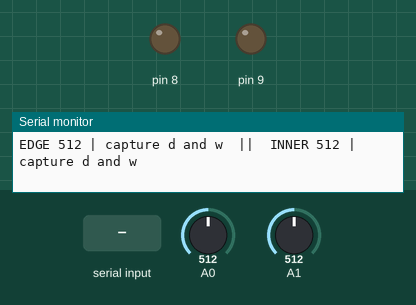
Recording of a sketch running on a simulated Arduino Uno, built with avr-gcc and run on an emulated ATmega328P. Parts: output pins drawn as LEDs (lit = HIGH), the last lines printed to the serial monitor. The test bench sets the inputs (shaded band); at power-on: A0 = 512, A1 = 512.

Above: at 1.2 s.
1.3 s: "d" received over Serial
3.1 s: "w" received over Serial
4.7 s: A0 set to 106
7.7 s: A0 set to 90
9.2 s: "d" received over Serial
At 10.3 s:
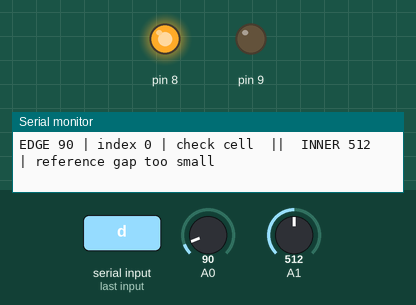
Timing chart, 0 to 11.8 s (numbered marks = the images above; inputs shaded):
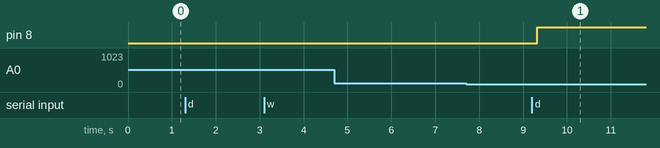

The sketch:

seedling_tray_moisture_check.ino
```cpp
// Seedling tray moisture check · Arduino Uno R3 + two SEN0193 probes.
struct Cell {
  const uint8_t sensorPin;
  const uint8_t ledPin;
  int dry;
  int damp;
  bool flag;
};

Cell cells[] = {{A0, 8, -1, -1, false}, {A1, 9, -1, -1, false}};

int readSoil(uint8_t pin) {
  analogRead(pin);  // Discard the first sample after switching channels.
  unsigned int sum = 0;
  for (uint8_t sample = 0; sample < 16; ++sample) {
    sum += analogRead(pin);
  }
  return (sum + 8) / 16;
}

void printCell(Cell& cell, int reading) {
  Serial.print(reading);
  if (cell.dry < 0 || cell.damp < 0) {
    cell.flag = false;
    Serial.print(F(" | capture d and w"));
  } else if (abs(cell.damp - cell.dry) < 12) {
    cell.flag = false;
    Serial.print(F(" | reference gap too small"));
  } else {
    const long index = constrain(100L * (reading - cell.dry) / (cell.damp - cell.dry), 0L, 100L);
    if (index <= 35) {
      cell.flag = true;
    } else if (index >= 45) {
      cell.flag = false;
    }
    Serial.print(F(" | index "));
    Serial.print(index);
    Serial.print(cell.flag ? F(" | check cell") : F(" | flag off"));
  }
  digitalWrite(cell.ledPin, cell.flag ? HIGH : LOW);
}

void setup() {
  for (Cell& cell : cells) {
    pinMode(cell.ledPin, OUTPUT);
    digitalWrite(cell.ledPin, LOW);
  }
  Serial.begin(115200);
  Serial.println(F("Send d in dry mix, w in damp mix, or r to clear both channels."));
}

void loop() {
  const int edge = readSoil(cells[0].sensorPin);
  const int inner = readSoil(cells[1].sensorPin);
  while (Serial.available()) {
    switch (Serial.read()) {
      case 'd':
        cells[0].dry = edge;
        cells[1].dry = inner;
        Serial.println(F("Dry references stored for EDGE and INNER."));
        break;
      case 'w':
        cells[0].damp = edge;
        cells[1].damp = inner;
        Serial.println(F("Damp references stored for EDGE and INNER."));
        break;
      case 'r':
        for (Cell& cell : cells) {
          cell.dry = cell.damp = -1;
          cell.flag = false;
        }
        Serial.println(F("References cleared."));
        break;
    }
  }
  Serial.print(F("EDGE "));
  printCell(cells[0], edge);
  Serial.print(F("  ||  INNER "));
  printCell(cells[1], inner);
  Serial.println();
  delay(400);
}
```

Measured:
- after the input at 9.2 s, pin 8: LOW → HIGH after 0.12 s
